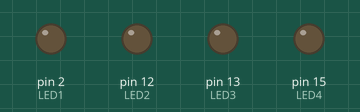
The sketch below on a simulated Arduino Uno, built with avr-gcc and run on an emulated ATmega328P. Shown: output pins drawn as LEDs (lit = HIGH).

Above: at 0.5 s.
At 3.5 s:
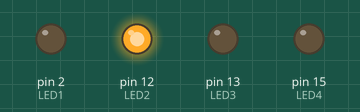
At 5.5 s:
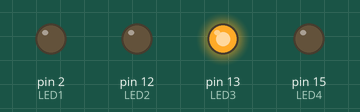
At 7.5 s:
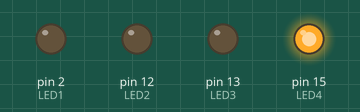
At 10.5 s:
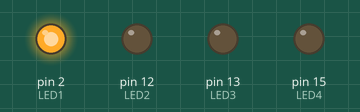
Timing chart, 0 to 11.7 s (numbered marks = the images above):
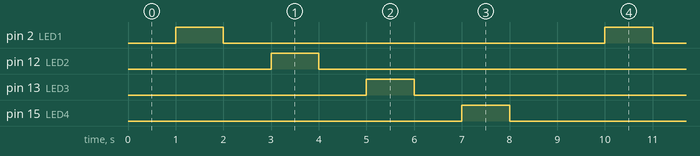

Measured:
- by itself, pin 2 (LED1), pin 12 (LED2), pin 13 (LED3), pin 15 (LED4): alternates HIGH for 1.0 s and LOW for 8.0 s
- by itself, everything shown: repeats every 9.0 s, in 8 steps

The sketch:

Blink.ino
```cpp
const byte LED1 = 2; //pino que o LED do módulo ESP12E está ligado
const byte LED2 = 12;
const byte LED3 = 13;
const byte LED4 = 15;

void setup() {
  pinMode(LED1, OUTPUT);
  pinMode(LED2, OUTPUT);
  pinMode(LED3, OUTPUT);
   pinMode(LED4, OUTPUT);

}

void loop() {

     digitalWrite(LED1,LOW);  //liga o LED
  delay(1000);            //espera 1 segundo
  digitalWrite(LED1,HIGH); //apaga o LED
  delay(1000);            //espera 1 segundo

  digitalWrite(LED1,LOW);  //liga o LED
  delay(1000);            //espera 1 segundo
  digitalWrite(LED2,HIGH); //apaga o LED
  delay(1000);

 digitalWrite(LED2,LOW);  //liga o LED
  delay(1000);            //espera 1 segundo
  digitalWrite(LED3,HIGH); //apaga o LED
  delay(1000);

 digitalWrite(LED3,LOW);  //liga o LED
  delay(1000);            //espera 1 segundo
  digitalWrite(LED4,HIGH); //apaga o LED
  delay(1000);
 digitalWrite(LED4,LOW); //apaga o LED
  delay(1000);
}
```
